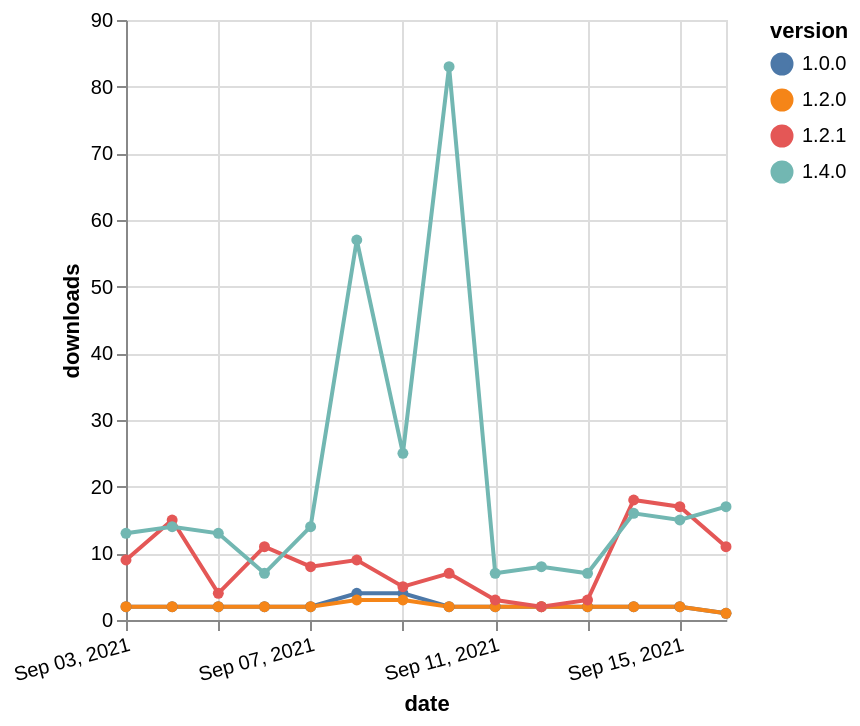

The Vega-Lite source for this figure:
### Vega-Lite specification from a JSON file in a GitHub repository (floating-point values rounded to 4 significant figures)
{"$schema": "https://vega.github.io/schema/vega-lite/v5.json", "description": "A simple bar chart with embedded data.", "data": {"values": [{"date": "2021-09-03", "total": 1088, "delta": 2, "version": "1.0.0"}, {"date": "2021-09-04", "total": 1090, "delta": 2, "version": "1.0.0"}, {"date": "2021-09-05", "total": 1092, "delta": 2, "version": "1.0.0"}, {"date": "2021-09-06", "total": 1094, "delta": 2, "version": "1.0.0"}, {"date": "2021-09-07", "total": 1096, "delta": 2, "version": "1.0.0"}, {"date": "2021-09-08", "total": 1100, "delta": 4, "version": "1.0.0"}, {"date": "2021-09-09", "total": 1104, "delta": 4, "version": "1.0.0"}, {"date": "2021-09-10", "total": 1106, "delta": 2, "version": "1.0.0"}, {"date": "2021-09-11", "total": 1108, "delta": 2, "version": "1.0.0"}, {"date": "2021-09-12", "total": 1110, "delta": 2, "version": "1.0.0"}, {"date": "2021-09-13", "total": 1112, "delta": 2, "version": "1.0.0"}, {"date": "2021-09-14", "total": 1114, "delta": 2, "version": "1.0.0"}, {"date": "2021-09-15", "total": 1116, "delta": 2, "version": "1.0.0"}, {"date": "2021-09-16", "total": 1117, "delta": 1, "version": "1.0.0"}, {"date": "2021-09-03", "total": 2520, "delta": 2, "version": "1.2.0"}, {"date": "2021-09-04", "total": 2522, "delta": 2, "version": "1.2.0"}, {"date": "2021-09-05", "total": 2524, "delta": 2, "version": "1.2.0"}, {"date": "2021-09-06", "total": 2526, "delta": 2, "version": "1.2.0"}, {"date": "2021-09-07", "total": 2528, "delta": 2, "version": "1.2.0"}, {"date": "2021-09-08", "total": 2531, "delta": 3, "version": "1.2.0"}, {"date": "2021-09-09", "total": 2534, "delta": 3, "version": "1.2.0"}, {"date": "2021-09-10", "total": 2536, "delta": 2, "version": "1.2.0"}, {"date": "2021-09-11", "total": 2538, "delta": 2, "version": "1.2.0"}, {"date": "2021-09-12", "total": 2540, "delta": 2, "version": "1.2.0"}, {"date": "2021-09-13", "total": 2542, "delta": 2, "version": "1.2.0"}, {"date": "2021-09-14", "total": 2544, "delta": 2, "version": "1.2.0"}, {"date": "2021-09-15", "total": 2546, "delta": 2, "version": "1.2.0"}, {"date": "2021-09-16", "total": 2547, "delta": 1, "version": "1.2.0"}, {"date": "2021-09-03", "total": 1567, "delta": 9, "version": "1.2.1"}, {"date": "2021-09-04", "total": 1582, "delta": 15, "version": "1.2.1"}, {"date": "2021-09-05", "total": 1586, "delta": 4, "version": "1.2.1"}, {"date": "2021-09-06", "total": 1597, "delta": 11, "version": "1.2.1"}, {"date": "2021-09-07", "total": 1605, "delta": 8, "version": "1.2.1"}, {"date": "2021-09-08", "total": 1614, "delta": 9, "version": "1.2.1"}, {"date": "2021-09-09", "total": 1619, "delta": 5, "version": "1.2.1"}, {"date": "2021-09-10", "total": 1626, "delta": 7, "version": "1.2.1"}, {"date": "2021-09-11", "total": 1629, "delta": 3, "version": "1.2.1"}, {"date": "2021-09-12", "total": 1631, "delta": 2, "version": "1.2.1"}, {"date": "2021-09-13", "total": 1634, "delta": 3, "version": "1.2.1"}, {"date": "2021-09-14", "total": 1652, "delta": 18, "version": "1.2.1"}, {"date": "2021-09-15", "total": 1669, "delta": 17, "version": "1.2.1"}, {"date": "2021-09-16", "total": 1680, "delta": 11, "version": "1.2.1"}, {"date": "2021-09-03", "total": 1124, "delta": 13, "version": "1.4.0"}, {"date": "2021-09-04", "total": 1138, "delta": 14, "version": "1.4.0"}, {"date": "2021-09-05", "total": 1151, "delta": 13, "version": "1.4.0"}, {"date": "2021-09-06", "total": 1158, "delta": 7, "version": "1.4.0"}, {"date": "2021-09-07", "total": 1172, "delta": 14, "version": "1.4.0"}, {"date": "2021-09-08", "total": 1229, "delta": 57, "version": "1.4.0"}, {"date": "2021-09-09", "total": 1254, "delta": 25, "version": "1.4.0"}, {"date": "2021-09-10", "total": 1337, "delta": 83, "version": "1.4.0"}, {"date": "2021-09-11", "total": 1344, "delta": 7, "version": "1.4.0"}, {"date": "2021-09-12", "total": 1352, "delta": 8, "version": "1.4.0"}, {"date": "2021-09-13", "total": 1359, "delta": 7, "version": "1.4.0"}, {"date": "2021-09-14", "total": 1375, "delta": 16, "version": "1.4.0"}, {"date": "2021-09-15", "total": 1390, "delta": 15, "version": "1.4.0"}, {"date": "2021-09-16", "total": 1407, "delta": 17, "version": "1.4.0"}]}, "width": "container", "mark": {"type": "line", "point": {"filled": true}}, "encoding": {"x": {"field": "date", "type": "temporal", "timeUnit": "yearmonthdate", "title": "date", "axis": {"labelAngle": -15}}, "y": {"field": "delta", "type": "quantitative", "title": "downloads"}, "color": {"field": "version", "type": "nominal"}, "tooltip": {"field": "delta"}}}
